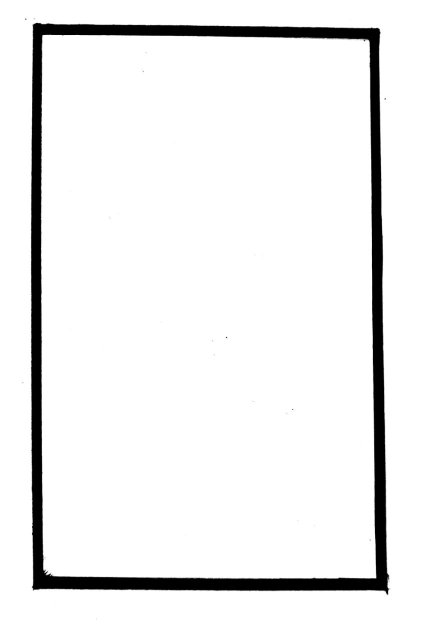
#> input picture corner points and lines/photo2.jpeg, 852 x 1280 px, found by its file name (shown at 1/2 size)
$ python contourtest.py   (older library calls are emulated)
#> lines starting #> are read from the running program, lines starting #| are printed output that depends on the picture; after the words box and inside, x2 and y2 are one past the last pixel; in counts of white or black regions, pixels touching at a corner belong together
import numpy as np
import cv2

im = cv2.imread('photo2.jpeg')
#> im is the input picture: shape (1280, 852, 3); min 0, max 255, mean 237.1
# im = cv2.resize(im, (1000,1000))
print(im)
#> (printed output is left out)
imgray = cv2.cvtColor(im,cv2.COLOR_BGR2GRAY)
ret,thresh = cv2.threshold(imgray,127,255,0)
#> thresh: shape (1280, 852); 93% white; 5 black regions (4 under 20 px), largest, box (x1, y1, x2, y2) and area: (62, 46, 778, 1189) 76431

#removing wrinkles
kernel = cv2.getStructuringElement(cv2.MORPH_RECT, (5,5))
thresh = cv2.morphologyEx(thresh, cv2.MORPH_CLOSE, kernel)
#> thresh: shape (1280, 852); 93% white; 1 black region

_, contours, hierarchy = cv2.findContours(thresh,cv2.RETR_TREE,cv2.CHAIN_APPROX_SIMPLE)
#> contours = 3 contours; box (x1, y1, x2, y2) and area: (0, 0, 852, 1280) 1088429, (61, 45, 779, 1185) 794215, (82, 70, 753, 1158) 714519

cv2.drawContours(im, contours, -1, (0,255,0), 3)
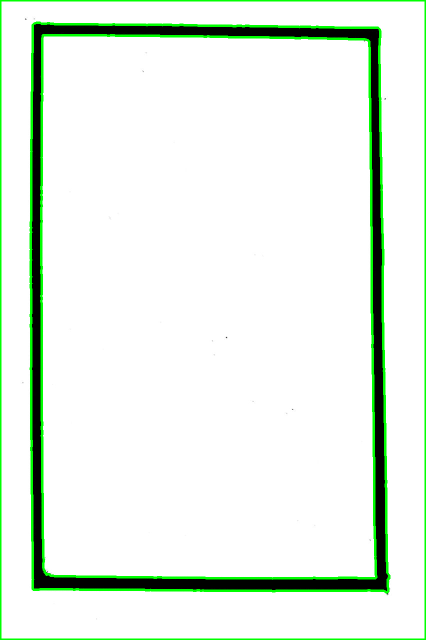
#> im: shape (1280, 852, 3) (shown at 1/2 size); 4.44% of pixels changed, all inside (x1, y1, x2, y2) = (0, 0, 852, 1280)


cv2.imwrite("contourTest.jpg", im)
# cv2.imshow("im", thresh)
# cv2.waitKey()

$ run again, with corner points and lines/photo3.jpeg copied over corner points and lines/photo2.jpeg
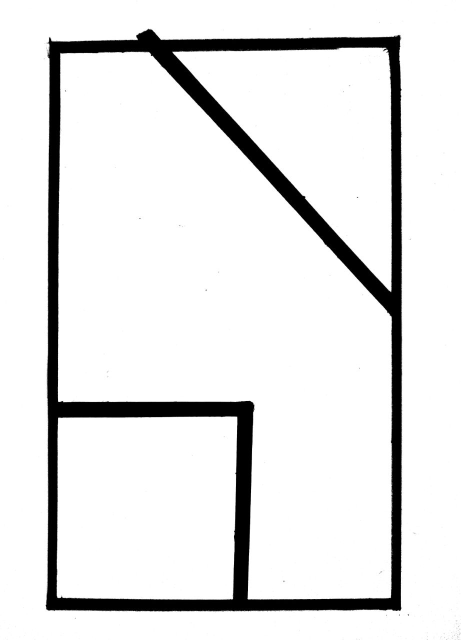
#> input picture corner points and lines/photo3.jpeg, 921 x 1280 px, found by its file name (shown at 1/2 size)
#> im is the input picture: shape (1280, 921, 3); min 0, max 255, mean 228.5
#> (printed output is left out)
#> contours = 5 contours; box (x1, y1, x2, y2) and area: (0, 0, 921, 1280) 1176680, (91, 58, 805, 1223) 809508, (116, 103, 785, 1199) 447501, (113, 833, 475, 1199) 128787, (345, 95, 784, 584) 106878
#> `cv2.drawContours(im, contours, -1, (0,255,0), 3)`:
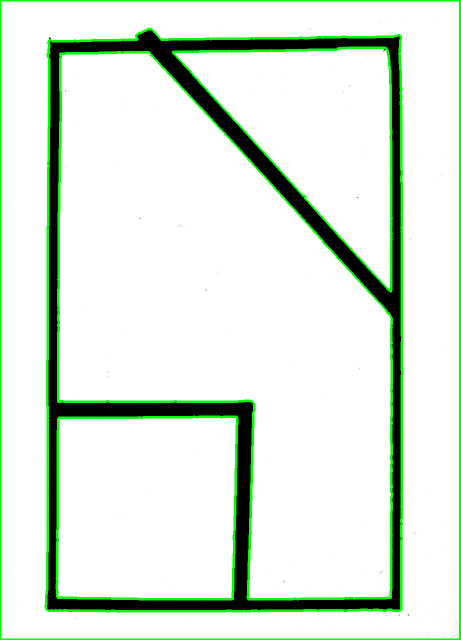
#> im: shape (1280, 921, 3) (shown at 1/2 size); 5.18% of pixels changed, all inside (x1, y1, x2, y2) = (0, 0, 921, 1280)

$ run again, with corner points and lines/photo4.jpeg copied over corner points and lines/photo2.jpeg
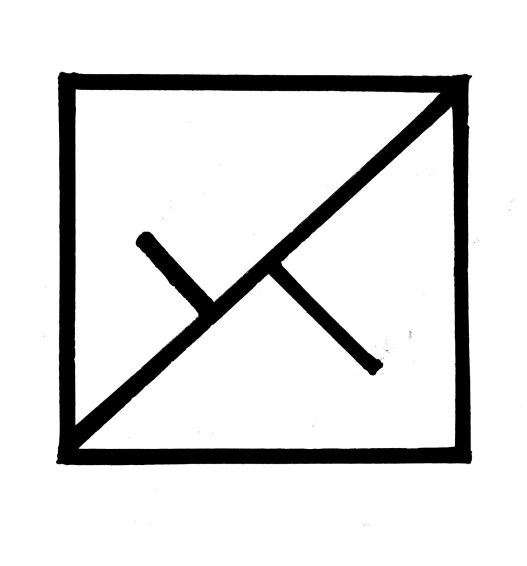
#> input picture corner points and lines/photo4.jpeg, 1054 x 1132 px, found by its file name (shown at 1/2 size)
#> im is the input picture: shape (1132, 1054, 3); min 0, max 255, mean 223.9
#> (printed output is left out)
#> contours = 4 contours; box (x1, y1, x2, y2) and area: (0, 0, 1054, 1132) 1190943, (112, 143, 945, 931) 639674, (158, 213, 911, 898) 249482, (149, 179, 880, 850) 240786
#> `cv2.drawContours(im, contours, -1, (0,255,0), 3)`:
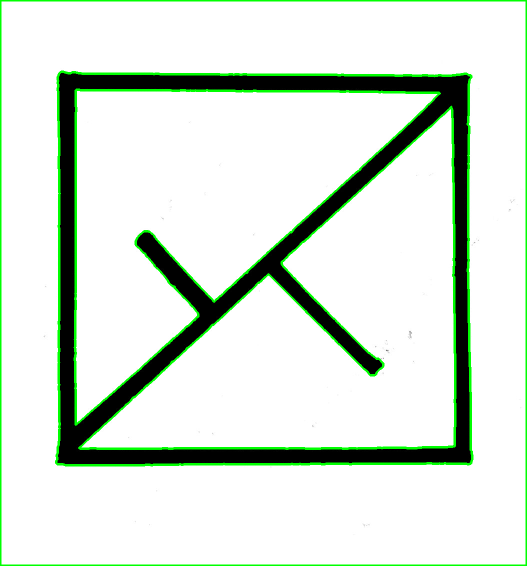
#> im: shape (1132, 1054, 3) (shown at 1/2 size); 4.59% of pixels changed, all inside (x1, y1, x2, y2) = (0, 0, 1054, 1132)
